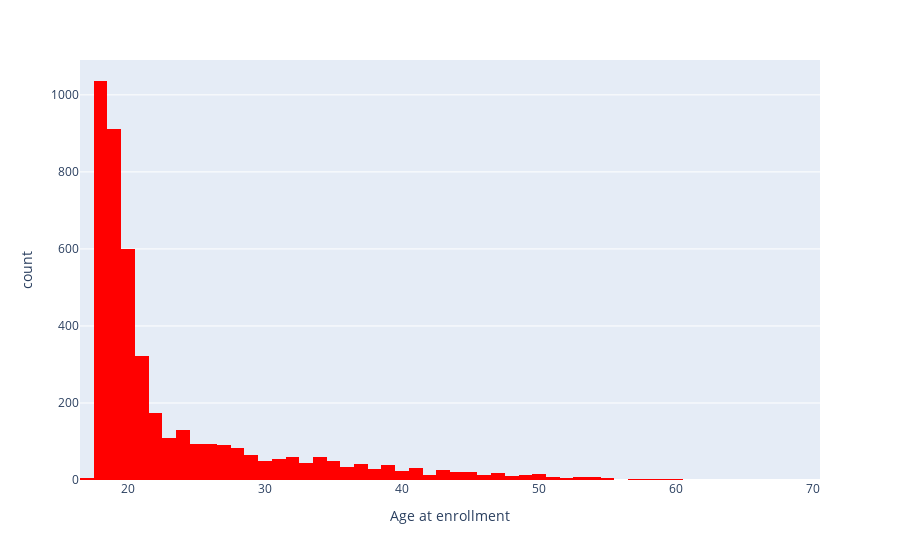

Source (notebook cell):
### Code cell
# Let's try plotly histogram for interactive figure
px.histogram(student_df['Age at enrollment'], x='Age at enrollment',color_discrete_sequence=['red'])

### Figure 1 — Plotly figure (JSON) as saved in the notebook; plotly's stock layout.template omitted (floating-point values rounded to 4 significant figures; data arrays with more than 128 entries replaced by an {"elided": "..."} marker saying what was removed)
{"data": [{"alignmentgroup": "True", "bingroup": "x", "hovertemplate": "Age at enrollment=%{x}<br>count=%{y}<extra></extra>", "legendgroup": "", "marker": {"color": "red", "pattern": {"shape": ""}}, "name": "", "offsetgroup": "", "orientation": "v", "showlegend": false, "type": "histogram", "x": {"elided": "4424 int values"}, "xaxis": "x", "yaxis": "y"}], "layout": {"barmode": "relative", "legend": {"tracegroupgap": 0}, "margin": {"t": 60}, "xaxis": {"anchor": "y", "domain": [0, 1], "title": {"text": "Age at enrollment"}}, "yaxis": {"anchor": "x", "domain": [0, 1], "title": {"text": "count"}}}}
